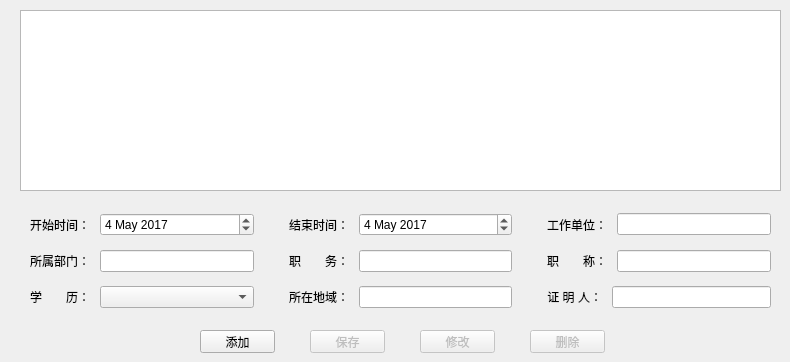
   <widget class="QWidget" name="tab_3">
    <attribute name="title">
     <string>工作经历</string>
    </attribute>
    <widget class="QPushButton" name="btn_workexp_add">
     <property name="geometry">
      <rect>
       <x>200</x>
       <y>330</y>
       <width>75</width>
       <height>23</height>
      </rect>
     </property>
     <property name="text">
      <string>添加</string>
     </property>
     <property name="autoDefault">
      <bool>false</bool>
     </property>
    </widget>
    <widget class="QPushButton" name="btn_workexp_update">
     <property name="enabled">
      <bool>false</bool>
     </property>
     <property name="geometry">
      <rect>
       <x>420</x>
       <y>330</y>
       <width>75</width>
       <height>23</height>
      </rect>
     </property>
     <property name="text">
      <string>修改</string>
     </property>
     <property name="autoDefault">
      <bool>false</bool>
     </property>
    </widget>
    <widget class="QTableView" name="list_workexperience">
     <property name="geometry">
      <rect>
       <x>20</x>
       <y>10</y>
       <width>761</width>
       <height>181</height>
      </rect>
     </property>
     <property name="editTriggers">
      <set>QAbstractItemView::NoEditTriggers</set>
     </property>
     <property name="selectionMode">
      <enum>QAbstractItemView::SingleSelection</enum>
     </property>
     <property name="selectionBehavior">
      <enum>QAbstractItemView::SelectRows</enum>
     </property>
     <attribute name="horizontalHeaderStretchLastSection">
      <bool>true</bool>
     </attribute>
     <attribute name="verticalHeaderDefaultSectionSize">
      <number>25</number>
     </attribute>
     <attribute name="verticalHeaderMinimumSectionSize">
      <number>15</number>
     </attribute>
    </widget>
    <widget class="QWidget" name="verticalLayoutWidget_3">
     <property name="geometry">
      <rect>
       <x>20</x>
       <y>200</y>
       <width>761</width>
       <height>121</height>
      </rect>
     </property>
     <layout class="QVBoxLayout" name="verticalLayout_3">
      <property name="leftMargin">
       <number>10</number>
      </property>
      <property name="topMargin">
       <number>5</number>
      </property>
      <property name="rightMargin">
       <number>10</number>
      </property>
      <property name="bottomMargin">
       <number>5</number>
      </property>
      <item>
       <layout class="QHBoxLayout" name="horizontalLayout_52" stretch="1,1,1">
        <property name="spacing">
         <number>35</number>
        </property>
        <item>
         <layout class="QHBoxLayout" name="horizontalLayout_53" stretch="1,3">
          <property name="spacing">
           <number>10</number>
          </property>
          <item>
           <widget class="QLabel" name="workexp_label_date_begin">
            <property name="text">
             <string>开始时间：</string>
            </property>
            <property name="alignment">
             <set>Qt::AlignRight|Qt::AlignTrailing|Qt::AlignVCenter</set>
            </property>
           </widget>
          </item>
          <item>
           <widget class="QDateEdit" name="workexp_date_begin">
            <property name="date">
             <date>
              <year>2017</year>
              <month>5</month>
              <day>4</day>
             </date>
            </property>
           </widget>
          </item>
         </layout>
        </item>
        <item>
         <layout class="QHBoxLayout" name="horizontalLayout_54" stretch="1,3">
          <property name="spacing">
           <number>10</number>
          </property>
          <item>
           <widget class="QLabel" name="workexp_label_date_end">
            <property name="text">
             <string>结束时间：</string>
            </property>
            <property name="alignment">
             <set>Qt::AlignRight|Qt::AlignTrailing|Qt::AlignVCenter</set>
            </property>
           </widget>
          </item>
          <item>
           <widget class="QDateEdit" name="workexp_date_end">
            <property name="date">
             <date>
              <year>2017</year>
              <month>5</month>
              <day>4</day>
             </date>
            </property>
           </widget>
          </item>
         </layout>
        </item>
        <item>
         <layout class="QHBoxLayout" name="horizontalLayout_55" stretch="1,3">
          <property name="spacing">
           <number>10</number>
          </property>
          <item>
           <widget class="QLabel" name="workexp_label_company">
            <property name="text">
             <string>工作单位：</string>
            </property>
            <property name="alignment">
             <set>Qt::AlignRight|Qt::AlignTrailing|Qt::AlignVCenter</set>
            </property>
           </widget>
          </item>
          <item>
           <widget class="QLineEdit" name="workexp_edit_company">
            <property name="maxLength">
             <number>50</number>
            </property>
           </widget>
          </item>
         </layout>
        </item>
       </layout>
      </item>
      <item>
       <layout class="QHBoxLayout" name="horizontalLayout_56" stretch="1,1,1">
        <property name="spacing">
         <number>35</number>
        </property>
        <item>
         <layout class="QHBoxLayout" name="horizontalLayout_57" stretch="1,3">
          <property name="spacing">
           <number>10</number>
          </property>
          <item>
           <widget class="QLabel" name="workexp_label_department">
            <property name="text">
             <string>所属部门：</string>
            </property>
            <property name="alignment">
             <set>Qt::AlignRight|Qt::AlignTrailing|Qt::AlignVCenter</set>
            </property>
           </widget>
          </item>
          <item>
           <widget class="QLineEdit" name="workexp_edit_department">
            <property name="maxLength">
             <number>20</number>
            </property>
           </widget>
          </item>
         </layout>
        </item>
        <item>
         <layout class="QHBoxLayout" name="horizontalLayout_58" stretch="1,3">
          <property name="spacing">
           <number>10</number>
          </property>
          <item>
           <widget class="QLabel" name="workexp_label_duty">
            <property name="text">
             <string>职　　务：</string>
            </property>
            <property name="alignment">
             <set>Qt::AlignRight|Qt::AlignTrailing|Qt::AlignVCenter</set>
            </property>
           </widget>
          </item>
          <item>
           <widget class="QLineEdit" name="workexp_edit_duty">
            <property name="maxLength">
             <number>100</number>
            </property>
           </widget>
          </item>
         </layout>
        </item>
        <item>
         <layout class="QHBoxLayout" name="horizontalLayout_59" stretch="1,3">
          <property name="spacing">
           <number>10</number>
          </property>
          <item>
           <widget class="QLabel" name="workexp_label_technical">
            <property name="text">
             <string>职　　称：</string>
            </property>
            <property name="alignment">
             <set>Qt::AlignRight|Qt::AlignTrailing|Qt::AlignVCenter</set>
            </property>
           </widget>
          </item>
          <item>
           <widget class="QLineEdit" name="workexp_edit_technical">
            <property name="maxLength">
             <number>100</number>
            </property>
           </widget>
          </item>
         </layout>
        </item>
       </layout>
      </item>
      <item>
       <layout class="QHBoxLayout" name="horizontalLayout_60" stretch="1,1,1">
        <property name="spacing">
         <number>35</number>
        </property>
        <item>
         <layout class="QHBoxLayout" name="horizontalLayout_61" stretch="1,3">
          <property name="spacing">
           <number>10</number>
          </property>
          <item>
           <widget class="QLabel" name="workexp_label_education">
            <property name="text">
             <string>学　　历：</string>
            </property>
            <property name="alignment">
             <set>Qt::AlignRight|Qt::AlignTrailing|Qt::AlignVCenter</set>
            </property>
           </widget>
          </item>
          <item>
           <widget class="QComboBox" name="workexp_combo_education"/>
          </item>
         </layout>
        </item>
        <item>
         <layout class="QHBoxLayout" name="horizontalLayout_62" stretch="1,3">
          <property name="spacing">
           <number>10</number>
          </property>
          <item>
           <widget class="QLabel" name="workexp_label_location">
            <property name="text">
             <string>所在地域：</string>
            </property>
            <property name="alignment">
             <set>Qt::AlignRight|Qt::AlignTrailing|Qt::AlignVCenter</set>
            </property>
           </widget>
          </item>
          <item>
           <widget class="QLineEdit" name="workexp_edit_location">
            <property name="maxLength">
             <number>20</number>
            </property>
           </widget>
          </item>
         </layout>
        </item>
        <item>
         <layout class="QHBoxLayout" name="horizontalLayout_63" stretch="1,3">
          <property name="spacing">
           <number>10</number>
          </property>
          <item>
           <widget class="QLabel" name="workexp_label_proof">
            <property name="text">
             <string>证 明 人：</string>
            </property>
            <property name="alignment">
             <set>Qt::AlignRight|Qt::AlignTrailing|Qt::AlignVCenter</set>
            </property>
           </widget>
          </item>
          <item>
           <widget class="QLineEdit" name="workexp_edit_proof">
            <property name="maxLength">
             <number>50</number>
            </property>
           </widget>
          </item>
         </layout>
        </item>
       </layout>
      </item>
     </layout>
    </widget>
    <widget class="QPushButton" name="btn_workexp_delete">
     <property name="enabled">
      <bool>false</bool>
     </property>
     <property name="geometry">
      <rect>
       <x>530</x>
       <y>330</y>
       <width>75</width>
       <height>23</height>
      </rect>
     </property>
     <property name="text">
      <string>删除</string>
     </property>
     <property name="autoDefault">
      <bool>false</bool>
     </property>
    </widget>
    <widget class="QPushButton" name="btn_workexp_save">
     <property name="enabled">
      <bool>false</bool>
     </property>
     <property name="geometry">
      <rect>
       <x>310</x>
       <y>330</y>
       <width>75</width>
       <height>23</height>
      </rect>
     </property>
     <property name="text">
      <string>保存</string>
     </property>
     <property name="autoDefault">
      <bool>false</bool>
     </property>
    </widget>
   </widget>
